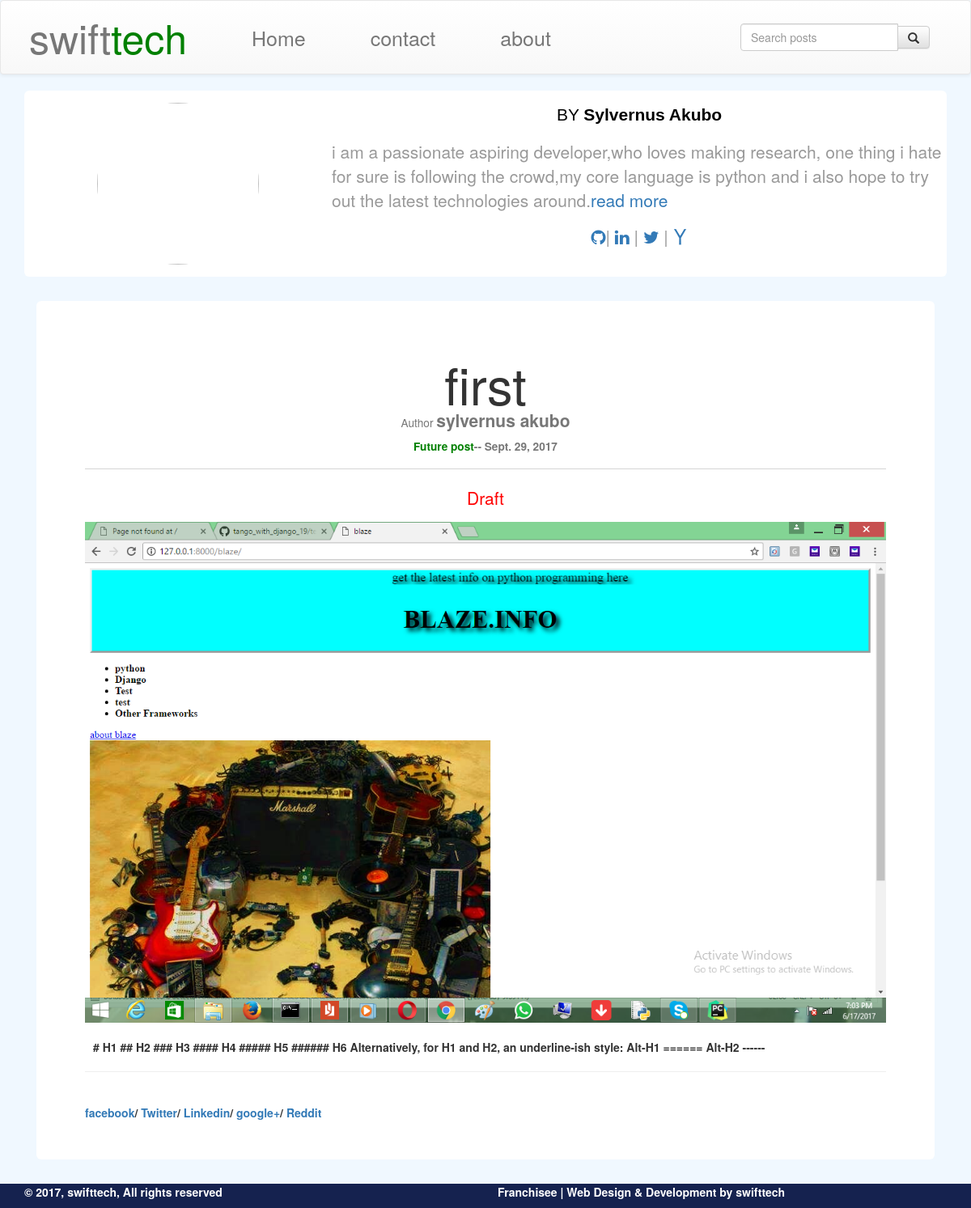
Screenshot of /posts/first/ (signed in) with the database file from the repository.
### posts/models.py (models this page shows, shortened)
class Post(models.Model):
    user     = models.ForeignKey(settings.AUTH_USER_MODEL , default=1)
    title    = models.CharField(max_length=50)
    content  = models.TextField()
    image    = models.ImageField(upload_to = upload_location,
        null=True,
         blank=True,
         height_field='height_field',
         width_field='width_field'
    )
    draft      = models.BooleanField(default=False)
    publish    = models.DateField(auto_now=False, auto_now_add=False)
    height_field = models.IntegerField(default=0)
    width_field = models.IntegerField(default=0)
    slug      = models.SlugField(unique=True)
    stamptime = models.DateTimeField(auto_now=False,auto_now_add=True)
    updated   = models.DateTimeField(auto_now=True, auto_now_add=False)
    objects  = PostManager()
    class Meta:
        ordering = ["-stamptime","-updated"]

### posts/views.py (the view)
# urls.py: url(r'^(?P<slug>[\w-]+)/$', views.post_detail, name='post_detail'),
def post_detail(request, slug ): #retrieve post
    instance = get_object_or_404(Post, slug=slug )
    if instance.draft or instance.publish > timezone.now().date():
        if not request.user.is_staff or not request.user.is_superuser:
            raise Http404
    quote_tag = quote(instance.content)
    context  = {
        'title':instance.title,
        'instance':instance,
        "quote_tag":quote_tag,
    }
    return render(request,'posts/post_detail.html', context)

### posts/templatetags/share_encode_link.py (called while the page is built)
@register.filter(name="urlify")
def urlify(value):
    return quote(value)

### posts/templatetags/truncate.py (called while the page is built)
@register.filter(name="truncate")
def truncate(value, max_length):
    try:
        if len(value) <= max_length:
            return value
        else:
            return value[:max_length] + "..."
    except TypeError:
        return value

### posts/templates/posts/post_detail.html (shortened to what this page needs)
{% extends "posts/base.html" %}
{% load share_encode_link %}
{% load truncate %}
{% block content %}
<div class="container-fluid">
<div class="jumbotron" style="background-color: white">
    <h1 class="text-center">{{ title }} <small>
    {% if instance.user.get_full_name %}
    <p class="text-center"><small>Author </small><strong>{{ instance.user.get_full_name }}</strong</p>
    {% endif %}
    <p class="text-center">{% if instance.publish %}<span style="color:green">Future post</span>--{% endif %} {{ instance.publish }}</small></h1><hr></p>
    <p class="text-center">{% if instance.draft %}<span style="color:red">Draft</span>{% endif %}</p>
    {% if instance.image %}
    <img style="margin-bottom: 50px; margin: 0 auto; center;" src="{{ instance.image.url }}" class="img-responsive" />
    {% endif %}
    <div class="row">
        <div class="col-sm-12 content-markdown" style="font-style: sans-serif; margin-top: 20px; margin-left: 10px; margin-right: 10px">
            {{ instance.content|safe }}
        </div>
    </div>
            <hr>
    <div class="fb-like"  data-width="100%" data-href="{{ request.build_absolute_uri }}" data-layout="standard" data-action="like" data-size="small" data-show-faces="true" data-share="true"></div><br/>
    <a href="http://www.facebook.com/sharer/sharer.php?u={{ request.build_absolute_uri }}">facebook</a>/
    <a href="https://twitter.com/home?status={{ instance.content|truncate:5|urlify }}%20{{ request.build_absolute_uri }}">Twitter</a>/
    <a href="https://www.linkedin.com/shareArticle?mini=true&url={{ request.build_absolute_uri }}/&title={{ instance.title }}&summary={{ quote_tag }}&source={{ request.build_absolute_uri }}/">Linkedin</a>/
    <a href="https://plus.google.com/share?url={{ request.build_absolute_uri }}">google+</a>/
    <a href="http://www.reddit.com/submit?url={{ request.build_absolute_uri }}/&title={{ instance.title }}">Reddit</a>
</div>
</div>
</div>
{% endblock content %}

### rows the page displays
Post: title "first", user.get_full_name "sylvernus akubo", publish "Sept. 29, 2017", image (picture), content "# H1 ## H2 ### H3 #### H4 ##### H5 ###### H6 Alternatively, for H1 and H2, an underline-ish style: Alt-H1 ====== Alt-H2 ------"
